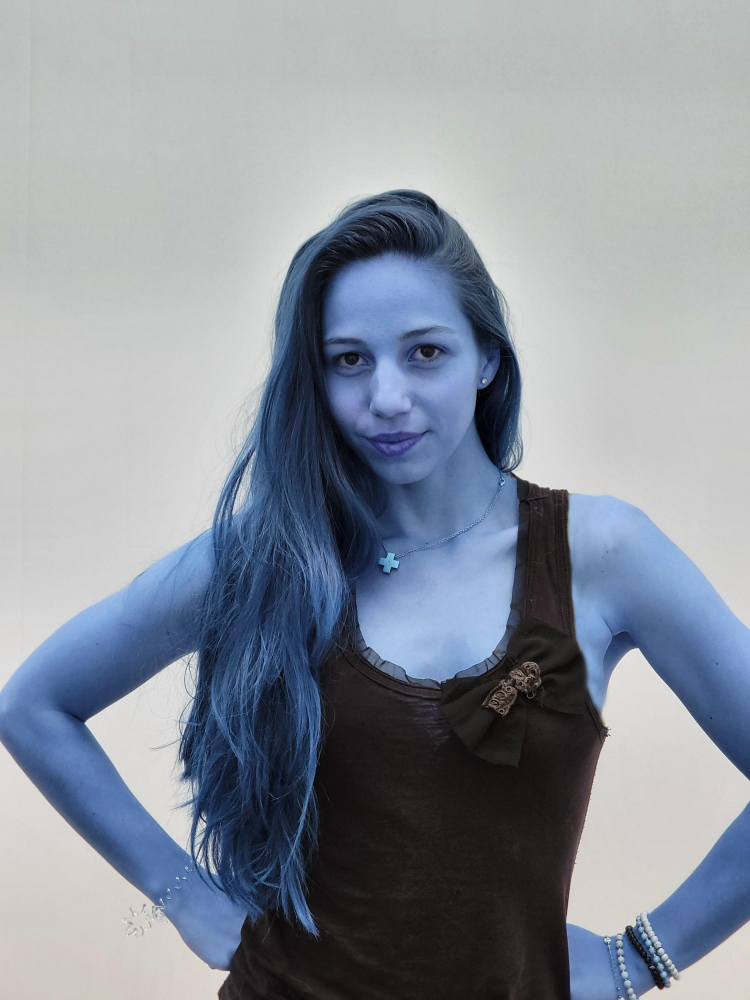
#> input picture Python_testing_Videomanipulation/Ressources/20220505_122532.jpg, 3000 x 4000 px (shown at 1/4 size)
$ python 'Regler einfärben Bild.py'
#> lines starting #> are read from the running program, lines starting #| are printed output that depends on the picture; after the words box and inside, x2 and y2 are one past the last pixel; in counts of white or black regions, pixels touching at a corner belong together
import cv2

def funcBrightContrast(bright=0):
    bright = cv2.getTrackbarPos('bright', 'Life2Coding')
    contrast = cv2.getTrackbarPos('contrast', 'Life2Coding')

    effect = apply_brightness_contrast(red_channel,bright,contrast)
    cv2.imshow('Effect', effect)

def apply_brightness_contrast(input_img, brightness = 255, contrast = 127):
    brightness = map(brightness, 0, 510, -255, 255)
    contrast = map(contrast, 0, 254, -127, 127)

    if brightness != 0:
        if brightness > 0:
            shadow = brightness
            highlight = 255
        else:
            shadow = 0
            highlight = 255 + brightness
        alpha_b = (highlight - shadow)/255
        gamma_b = shadow

        buf = cv2.addWeighted(input_img, alpha_b, input_img, 0, gamma_b)
    else:
        buf = input_img.copy()

    if contrast != 0:
        f = float(131 * (contrast + 127)) / (127 * (131 - contrast))
        alpha_c = f
        gamma_c = 127*(1-f)

        buf = cv2.addWeighted(buf, alpha_c, buf, 0, gamma_c)

    cv2.putText(buf,'B:{},C:{}'.format(brightness,contrast),(10, 30), cv2.FONT_HERSHEY_SIMPLEX, 1, (0, 0, 255), 2)
    return buf

def map(x, in_min, in_max, out_min, out_max):
    return int((x-in_min) * (out_max-out_min) / (in_max-in_min) + out_min)

if __name__ == '__main__':

    original = cv2.imread("Ressources//20220505_122532.jpg", 1)
#> original is the input picture: shape (4000, 3000, 3); mean B, G, R 156.4, 145.5, 138.5
    original = cv2.resize(original, None, fx=0.1, fy=0.1)
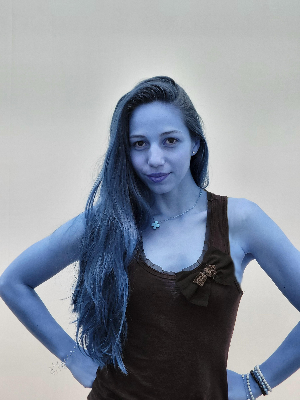
#> original: shape (400, 300, 3); mean B, G, R 156.5, 145.6, 138.6

    red_channel = original.copy()

    red_channel[:, :, 1] = 0
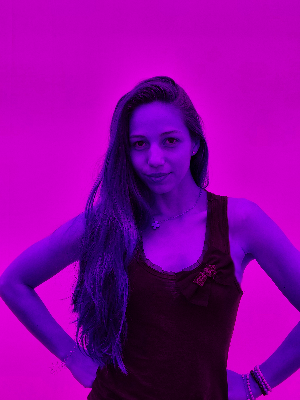
#> red_channel: shape (400, 300, 3); mean B, G, R 156.5, 0, 138.6
    red_channel[:, :, 0] = 0
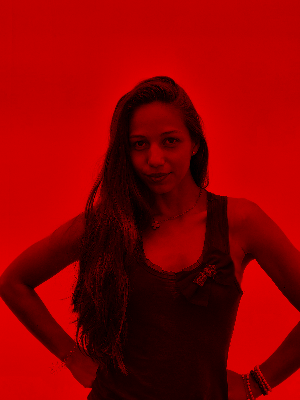
#> red_channel: shape (400, 300, 3); mean B, G, R 0, 0, 138.6

    cv2.namedWindow('Life2Coding',1)

    bright = 255
    contrast = 127

    #Brightness value range -255 to 255
    #Contrast value range -127 to 127

    cv2.createTrackbar('bright', 'Life2Coding', bright, 2*255, funcBrightContrast)
    cv2.createTrackbar('contrast', 'Life2Coding', contrast, 2*127, funcBrightContrast)
    funcBrightContrast(0)
#> in apply_brightness_contrast, `cv2.putText(buf,'B:{},C:{}'.format(brightness,contrast),(10, 30), cv2...`:
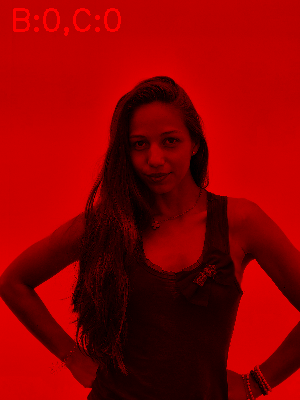
#> buf: shape (400, 300, 3); 0.7% of pixels changed, all inside (x1, y1, x2, y2) = (13, 8, 121, 36)
    cv2.imshow('Life2Coding', original)


cv2.waitKey(0)

$ run again, with Python_testing_Videomanipulation/Ressources/glasses-png-8.png saved as Python_testing_Videomanipulation/Ressources/20220505_122532.jpg
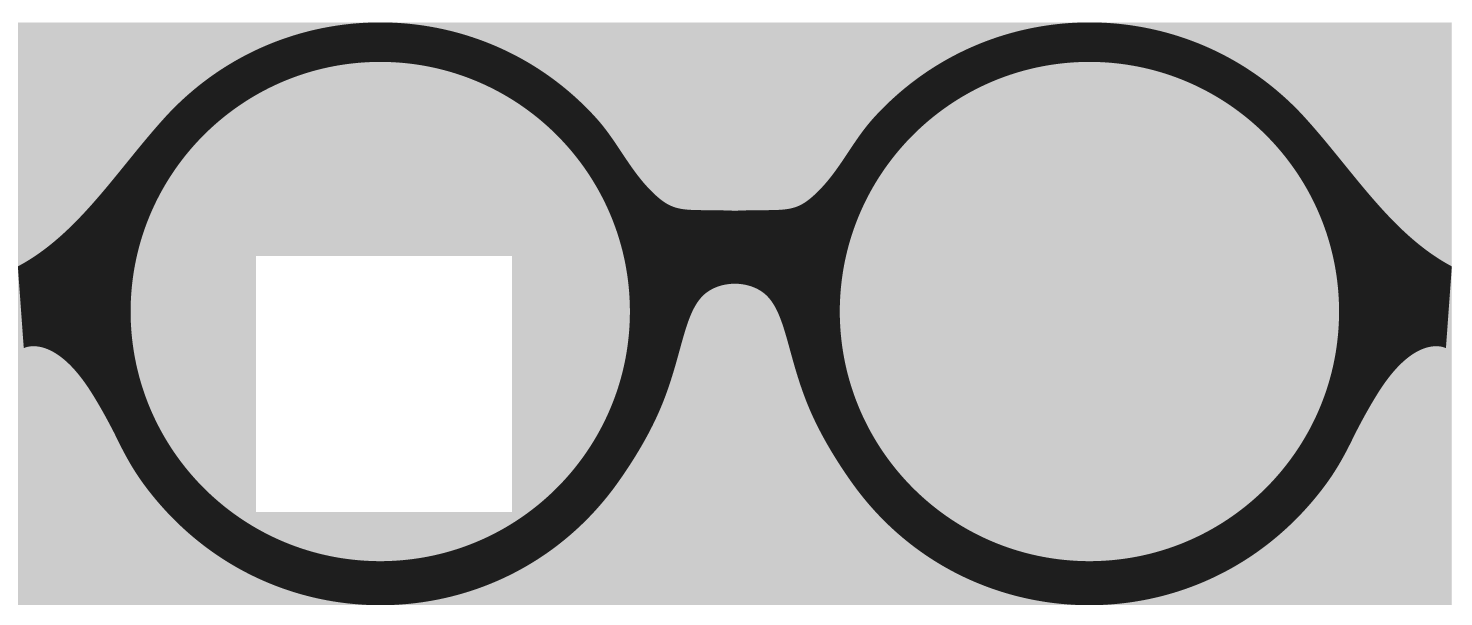
#> input picture Python_testing_Videomanipulation/Ressources/glasses-png-8.png, 5885 x 2498 px (shown at 1/4 size)
#> original is the input picture: shape (2498, 5885, 3); min 22, max 255, mean 178.8
#> original: shape (250, 588, 3)
#> `red_channel[:, :, 1] = 0`:
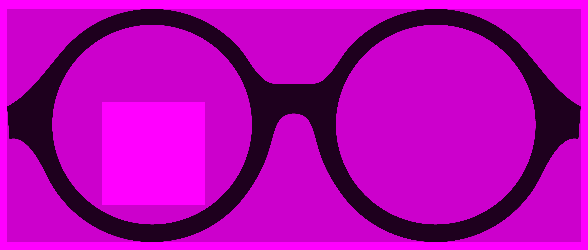
#> red_channel: shape (250, 588, 3); mean B, G, R 178.7, 0, 178.7
#> in apply_brightness_contrast, `cv2.putText(buf,'B:{},C:{}'.format(brightness,contrast),(10, 30), cv2...`:
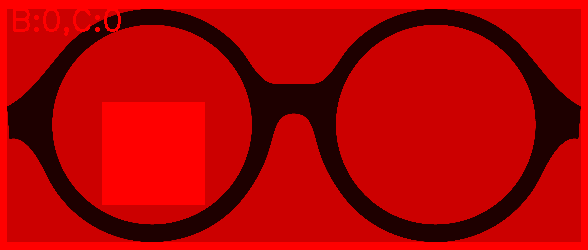
#> buf: shape (250, 588, 3); mean B, G, R 0, 0, 179.2
